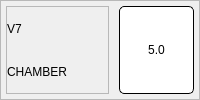
                       <widget class="QFrame" name="frame_89">
                        <property name="frameShape">
                         <enum>QFrame::StyledPanel</enum>
                        </property>
                        <property name="frameShadow">
                         <enum>QFrame::Raised</enum>
                        </property>
                        <layout class="QHBoxLayout" name="horizontalLayout_42" stretch="4,1">
                         <property name="spacing">
                          <number>10</number>
                         </property>
                         <property name="leftMargin">
                          <number>5</number>
                         </property>
                         <property name="topMargin">
                          <number>5</number>
                         </property>
                         <property name="rightMargin">
                          <number>5</number>
                         </property>
                         <property name="bottomMargin">
                          <number>5</number>
                         </property>
                         <item>
                          <widget class="QFrame" name="frame_90">
                           <property name="frameShape">
                            <enum>QFrame::StyledPanel</enum>
                           </property>
                           <property name="frameShadow">
                            <enum>QFrame::Raised</enum>
                           </property>
                           <layout class="QVBoxLayout" name="verticalLayout_61">
                            <property name="spacing">
                             <number>0</number>
                            </property>
                            <property name="leftMargin">
                             <number>0</number>
                            </property>
                            <property name="topMargin">
                             <number>0</number>
                            </property>
                            <property name="rightMargin">
                             <number>0</number>
                            </property>
                            <property name="bottomMargin">
                             <number>0</number>
                            </property>
                            <item>
                             <widget class="QLabel" name="label_98">
                              <property name="styleSheet">
                               <string notr="true">font: bold 28px &quot;Roboto&quot;;</string>
                              </property>
                              <property name="text">
                               <string>V7</string>
                              </property>
                             </widget>
                            </item>
                            <item>
                             <widget class="QLabel" name="label_99">
                              <property name="styleSheet">
                               <string notr="true">font:  20px &quot;Roboto&quot;;</string>
                              </property>
                              <property name="text">
                               <string>CHAMBER</string>
                              </property>
                             </widget>
                            </item>
                           </layout>
                          </widget>
                         </item>
                         <item>
                          <widget class="QPushButton" name="v7_button">
                           <property name="sizePolicy">
                            <sizepolicy hsizetype="Minimum" vsizetype="Minimum">
                             <horstretch>0</horstretch>
                             <verstretch>0</verstretch>
                            </sizepolicy>
                           </property>
                           <property name="minimumSize">
                            <size>
                             <width>75</width>
                             <height>40</height>
                            </size>
                           </property>
                           <property name="maximumSize">
                            <size>
                             <width>16777215</width>
                             <height>16777215</height>
                            </size>
                           </property>
                           <property name="styleSheet">
                            <string notr="true">background: #FFFFFF;
border: 1px solid #000000;
border-radius: 5px;
font:  bold 16px &quot;Roboto&quot;;</string>
                           </property>
                           <property name="text">
                            <string>5.0</string>
                           </property>
                          </widget>
                         </item>
                        </layout>
                       </widget>
